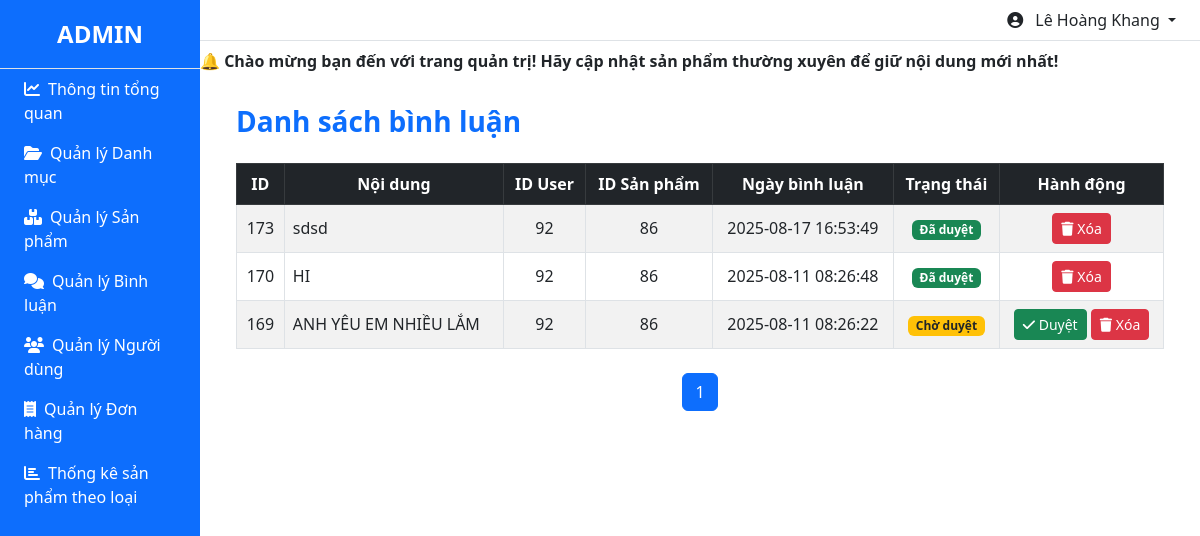
The app's page /admin/index.php?act=listbl (signed in) with its own data.
### tables this page shows
CREATE TABLE `binhluan` (
  `id` int(11) NOT NULL,
  `noidung` varchar(255) NOT NULL,
  `iduser` int(11) NOT NULL,
  `idpro` int(11) NOT NULL,
  `ngaybinhluan` varchar(30) NOT NULL,
  `trangthai` tinyint(1) DEFAULT 0
);

### model/pdo.php (called while the page is built, shortened)
<?php
function pdo_get_connection()
{
    $dburl = "mysql:host=localhost;dbname=webbanbia;charset=utf8";
    $username = 'root';
    $password = '';
    $conn = new PDO($dburl, $username, $password);
    $conn->setAttribute(PDO::ATTR_ERRMODE, PDO::ERRMODE_EXCEPTION);
    return $conn;
}
function pdo_query($sql)
{
    $sql_args = array_slice(func_get_args(), 1);
    try {
        $conn = pdo_get_connection();
        $stmt = $conn->prepare($sql);
        $stmt->execute($sql_args);
        $rows = $stmt->fetchAll();
        return $rows;
    } catch (PDOException $e) {
        throw $e;
    } finally {
        unset($conn);
    }
}
function pdo_query_value($sql)
{
    $sql_args = array_slice(func_get_args(), 1);
    try {
        $conn = pdo_get_connection();
        $stmt = $conn->prepare($sql);
        $stmt->execute($sql_args);
        $row = $stmt->fetch(PDO::FETCH_ASSOC);
        return array_values($row)[0];
    } catch (PDOException $e) {
        throw $e;
    } finally {
        unset($conn);
    }
}

### model/binhluan.php (called while the page is built, shortened)
<?php
function count_binhluan()
{
    $sql = "SELECT COUNT(*) FROM binhluan";
    return pdo_query_value($sql);
}
function loadall_binhluan_paginated($start, $limit)
{
    $sql = "SELECT * FROM binhluan ORDER BY id DESC LIMIT $start, $limit";
    return pdo_query($sql);
}

### admin/binhluan/list.php (the view, shortened to what this page needs)
<div class="main-content">
    <div class="container">
        <h3 class="text-primary fw-bold mb-4">Danh sách bình luận</h3>
        <div class="table-responsive">
            <table class="table table-bordered table-striped text-center align-middle">
                <thead class="table-dark">
                    <tr>
                        <th scope="col">ID</th>
                        <th scope="col">Nội dung</th>
                        <th scope="col">ID User</th>
                        <th scope="col">ID Sản phẩm</th>
                        <th scope="col">Ngày bình luận</th>
                        <th scope="col">Trạng thái</th>
                        <th scope="col">Hành động</th>
                    </tr>
                </thead>
                <tbody>
                    <?php foreach ($listbinhluan as $binhluan):
                        extract($binhluan);
                        $xoabl = "index.php?act=xoabl&id=" . $id;
                        $duyetbl = "index.php?act=duyetbl&id=" . $id;
                    ?>
                        <tr>
                            <td><?= $id ?></td>
                            <td class="text-start"><?= htmlspecialchars($noidung) ?></td>
                            <td><?= $iduser ?></td>
                            <td><?= $idpro ?></td>
                            <td><?= $ngaybinhluan ?></td>
                            <td>
                                <?php if ($trangthai == 1): ?>
                                    <span class="badge bg-success">Đã duyệt</span>
                                <?php else: ?>
                                    <span class="badge bg-warning text-dark">Chờ duyệt</span>
                                <?php endif; ?>
                            </td>
                            <td>
                                <?php if ($trangthai == 0): ?>
                                    <a href="<?= $duyetbl ?>" class="btn btn-sm btn-success"
                                        onclick="return confirm('Bạn có muốn duyệt bình luận này không?')">
                                        <i class="fa fa-check"></i> Duyệt
                                    </a>
                                <?php endif; ?>
                                <a href="<?= $xoabl ?>" class="btn btn-sm btn-danger"
                                    onclick="return confirm('Bạn có chắc chắn muốn xóa bình luận có ID <?= $id ?> không?')">
                                    <i class="fa-solid fa-trash"></i> Xóa
                                </a>
                            </td>
                        </tr>
                    <?php endforeach; ?>
                </tbody>
            </table>
            <nav>
                <ul class="pagination justify-content-center mt-4">
                    <?php for ($i = 1; $i <= $total_pages; $i++): ?>
                        <li class="page-item <?= ($i == $page) ? 'active' : '' ?>">
                            <a class="page-link" href="index.php?act=listbl&page=<?= $i ?>"><?= $i ?></a>
                        </li>
                    <?php endfor; ?>
                </ul>
            </nav>
        </div>
    </div>
</div>

### admin/binhluan/list.php (style rules this page uses)
td.text-start { word-wrap: break-word; white-space: pre-wrap; max-width: 300px; overflow-wrap: break-word; }

### records on screen
binhluan: id "173", noidung "sdsd", iduser "92", idpro "86", ngaybinhluan "2025-08-17 16:53:49", trangthai "Đã duyệt"
binhluan: id "170", noidung "HI", iduser "92", idpro "86", ngaybinhluan "2025-08-11 08:26:48", trangthai "Đã duyệt"
binhluan: id "169", noidung "ANH YÊU EM NHIỀU LẮM", iduser "92", idpro "86", ngaybinhluan "2025-08-11 08:26:22", trangthai "Chờ duyệt"

### other values on screen
$ten_nguoi_dung "Lê Hoàng Khang"
